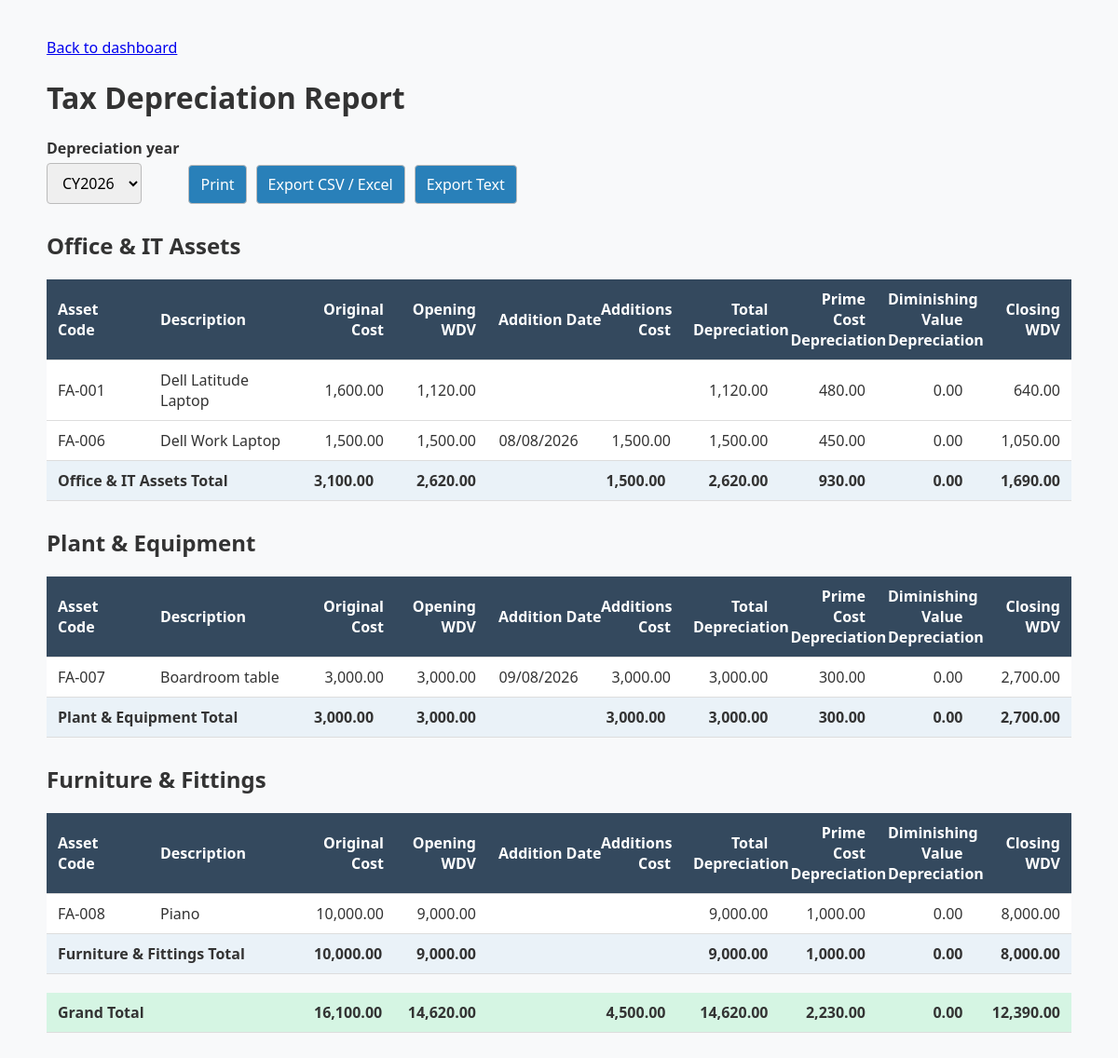
Page /depreciation/all/tax on the committed database.
### models.py (models this page shows)
class Asset(Base):
    __tablename__ = "assets"
    id = Column(Integer, primary_key=True)
    asset_code = Column(String(50), unique=True, nullable=False)
    description = Column(String(255), nullable=False)
    asset_classification = Column(String(100), nullable=False)
    purchase_date = Column(Date, nullable=False)
    depreciation_method = Column(String(10), default="SL")
    status = Column(String(20), default="ACTIVE")
    tax_original_cost = Column(Numeric(12, 2), nullable=False)
    opening_tax_wdv = Column(Numeric(12, 2), nullable=False)
    tax_depreciation_type = Column(String(30), nullable=False)
    tax_depreciation_rate = Column(Numeric(5, 2), nullable=False)
    tax_depreciation_date = Column(Date, nullable=False)
    book_original_cost = Column(Numeric(12, 2), nullable=False)
    opening_book_wdv = Column(Numeric(12, 2), nullable=False)
    book_depreciation_type = Column(String(30), nullable=False)
    book_depreciation_rate = Column(Numeric(5, 2), nullable=False)
    book_depreciation_date = Column(Date, nullable=False)

### routes/depreciation.py (the view)
@depreciation_bp.route("/depreciation/all/<depreciation_type>")
def all_active_depreciation(depreciation_type):
    if depreciation_type.lower() not in {"tax", "book"}:
        abort(400)
    reports, years, selected_year, grand_total = _active_reports(
        depreciation_type,
        request.args.get("year", type=int),
    )
    return render_template(
        "all_depreciation_report.html",
        reports=reports,
        years=years,
        selected_year=selected_year,
        grand_total=grand_total,
        depreciation_type=depreciation_type.title(),
    )

### routes/depreciation.py (called while the page is built)
def _calculate_totals(rows):
    fields = [
        "original_cost",
        "opening_wdv",
        "additions_cost",
        "total_depreciation",
        "prime_depreciation",
        "diminishing_depreciation",
        "closing_wdv",
    ]
    return {
        field: round(sum(row[field] for row in rows), 2)
        for field in fields
    }

### templates/all_depreciation_report.html (shortened to what this page needs)
<!DOCTYPE html>
<html lang="en">
<head>
</head>
<body>
<div class="container">
    <a class="back-link" href="{{ url_for('assets.dashboard') }}">Back to dashboard</a>
    <h1>{{ depreciation_type }} Depreciation Report</h1>
    <form class="controls" method="GET">
        <div>
            <label for="year">Depreciation year</label>
            <select id="year" name="year" onchange="this.form.submit()">
                {% for year in years %}
                    <option value="{{ year }}" {% if year == selected_year %}selected{% endif %}>CY{{ year }}</option>
                {% endfor %}
            </select>
        </div>
        <button type="button" onclick="window.print()">Print</button>
        <a href="{{ url_for('depreciation.export_all_depreciation', depreciation_type=depreciation_type|lower, file_format='csv', year=selected_year) }}">Export CSV / Excel</a>
        <a href="{{ url_for('depreciation.export_all_depreciation', depreciation_type=depreciation_type|lower, file_format='text', year=selected_year) }}">Export Text</a>
    </form>
    {% for classification, classification_report in reports.items() %}
        <section class="classification">
            <h2>{{ classification }}</h2>
            <table class="report-table">
                <colgroup>
                    <col><col><col><col><col><col><col><col><col><col>
                </colgroup>
                <thead>
                    <tr>
                        <th>Asset Code</th>
                        <th>Description</th>
                        <th>Original Cost</th>
                        <th>Opening WDV</th>
                        <th>Addition Date</th>
                        <th>Additions Cost</th>
                        <th>Total Depreciation</th>
                        <th>Prime Cost Depreciation</th>
                        <th>Diminishing Value Depreciation</th>
                        <th>Closing WDV</th>
                    </tr>
                </thead>
                <tbody>
                    {% for row in classification_report.rows %}
                    <tr>
                        <td>{{ row.asset_code }}</td>
                        <td>{{ row.description }}</td>
                        <td>{{ "{:,.2f}".format(row.original_cost) }}</td>
                        <td>{{ "{:,.2f}".format(row.opening_wdv) }}</td>
                        <td>{{ row.addition_date.strftime('%d/%m/%Y') if row.addition_date else '' }}</td>
                        <td>{{ "{:,.2f}".format(row.additions_cost) if row.additions_cost else '' }}</td>
                        <td>{{ "{:,.2f}".format(row.total_depreciation) }}</td>
                        <td>{{ "{:,.2f}".format(row.prime_depreciation) }}</td>
                        <td>{{ "{:,.2f}".format(row.diminishing_depreciation) }}</td>
                        <td>{{ "{:,.2f}".format(row.closing_wdv) }}</td>
                    </tr>
                    {% endfor %}
                    <tr class="total-row">
                        <td colspan="2">{{ classification }} Total</td>
                        <td>{{ "{:,.2f}".format(classification_report.totals.original_cost) }}</td>
                        <td>{{ "{:,.2f}".format(classification_report.totals.opening_wdv) }}</td>
                        <td></td>
                        <td>{{ "{:,.2f}".format(classification_report.totals.additions_cost) if classification_report.totals.additions_cost else '' }}</td>
                        <td>{{ "{:,.2f}".format(classification_report.totals.total_depreciation) }}</td>
                        <td>{{ "{:,.2f}".format(classification_report.totals.prime_depreciation) }}</td>
                        <td>{{ "{:,.2f}".format(classification_report.totals.diminishing_depreciation) }}</td>
                        <td>{{ "{:,.2f}".format(classification_report.totals.closing_wdv) }}</td>
                    </tr>
                </tbody>
            </table>
        </section>
    {% else %}
        <p>No active assets have a depreciation schedule for the selected year.</p>
    {% endfor %}
    {% if reports %}
    <table class="report-table grand-total">
        <colgroup>
            <col><col><col><col><col><col><col><col><col><col>
        </colgroup>
        <tbody>
            <tr>
                <td colspan="2">Grand Total</td>
                <td>{{ "{:,.2f}".format(grand_total.original_cost) }}</td>
                <td>{{ "{:,.2f}".format(grand_total.opening_wdv) }}</td>
                <td></td>
                <td>{{ "{:,.2f}".format(grand_total.additions_cost) if grand_total.additions_cost else '' }}</td>
                <td>{{ "{:,.2f}".format(grand_total.total_depreciation) }}</td>
                <td>{{ "{:,.2f}".format(grand_total.prime_depreciation) }}</td>
                <td>{{ "{:,.2f}".format(grand_total.diminishing_depreciation) }}</td>
                <td>{{ "{:,.2f}".format(grand_total.closing_wdv) }}</td>
            </tr>
        </tbody>
    </table>
    {% endif %}
</div>
</body>
</html>

### templates/all_depreciation_report.html (style rules this page uses)
body { font-family: 'Segoe UI', Tahoma, sans-serif; margin: 40px; background: #f8f9fa; color: #333; }
.container { max-width: 1100px; margin: 0 auto; }
.controls { display: flex; align-items: end; gap: 10px; flex-wrap: wrap; margin: 20px 0; }
label { display: block; font-weight: bold; margin-bottom: 5px; }
select, .controls a, .controls button { padding: 9px 12px; border: 1px solid #bbb; border-radius: 4px; font: inherit; }
.controls a, .controls button { background: #2980b9; color: white; text-decoration: none; cursor: pointer; }
.classification { margin-top: 28px; }
table { width: 100%; table-layout: fixed; border-collapse: collapse; background: white; margin-bottom: 20px; }
.report-table col:nth-child(1) { width: 10%; }
.report-table col:nth-child(2) { width: 15%; }
.report-table col:nth-child(3), .report-table col:nth-child(4), .report-table col:nth-child(6) { width: 9%; }
.report-table col:nth-child(5) { width: 10%; }
.report-table col:nth-child(7), .report-table col:nth-child(8), .report-table col:nth-child(9), .report-table col:nth-child(10) { width: 9.5%; }
th, td { padding: 10px 12px; text-align: right; vertical-align: middle; border-bottom: 1px solid #ddd; }
th { background: #34495e; color: white; }
th:nth-child(1), td:nth-child(1), th:nth-child(2), td:nth-child(2) { text-align: left; }
th:nth-child(5), td:nth-child(5) { text-align: center; white-space: nowrap; }
.total-row { font-weight: bold; background: #eaf2f8; }
.grand-total { font-weight: bold; background: #d5f5e3; }

### rows in the picture
Asset: asset_classification "Office & IT Assets", asset_code "FA-001", description "Dell Latitude Laptop", original_cost "1,600.00", opening_wdv "1,120.00", total_depreciation "1,120.00", prime_depreciation "480.00", diminishing_depreciation "0.00", closing_wdv "640.00", totals.original_cost "3,100.00", totals.opening_wdv "2,620.00", totals "1,500.00", totals.total_depreciation "2,620.00", totals.prime_depreciation "930.00", totals.diminishing_depreciation "0.00", totals.closing_wdv "1,690.00"
Asset: asset_code "FA-006", description "Dell Work Laptop", original_cost "1,500.00", opening_wdv "1,500.00", addition_date "08/08/2026", additions_cost "1,500.00", total_depreciation "1,500.00", prime_depreciation "450.00", diminishing_depreciation "0.00", closing_wdv "1,050.00"
Asset: asset_classification "Plant & Equipment", asset_code "FA-007", description "Boardroom table", original_cost "3,000.00", opening_wdv "3,000.00", addition_date "09/08/2026", additions_cost "3,000.00", total_depreciation "3,000.00", prime_depreciation "300.00", diminishing_depreciation "0.00", closing_wdv "2,700.00", totals.original_cost "3,000.00", totals.opening_wdv "3,000.00", totals "3,000.00", totals.total_depreciation "3,000.00", totals.prime_depreciation "300.00", totals.diminishing_depreciation "0.00", totals.closing_wdv "2,700.00"
Asset: asset_classification "Furniture & Fittings", asset_code "FA-008", description "Piano", original_cost "10,000.00", opening_wdv "9,000.00", total_depreciation "9,000.00", prime_depreciation "1,000.00", diminishing_depreciation "0.00", closing_wdv "8,000.00", totals.original_cost "10,000.00", totals.opening_wdv "9,000.00", totals.total_depreciation "9,000.00", totals.prime_depreciation "1,000.00", totals.diminishing_depreciation "0.00", totals.closing_wdv "8,000.00"

### other values in the picture
{{ depreciation_type }} "Tax"
{{ "{:,.2f}".format(grand_total.original_cost) }} "16,100.00"
{{ "{:,.2f}".format(grand_total.opening_wdv) }} "14,620.00"
{{ "{:,.2f}".format(grand_total.total_depreciation) }} "14,620.00"
{{ "{:,.2f}".format(grand_total.prime_depreciation) }} "2,230.00"
{{ "{:,.2f}".format(grand_total.diminishing_depreciation) }} "0.00"
{{ "{:,.2f}".format(grand_total.closing_wdv) }} "12,390.00"
